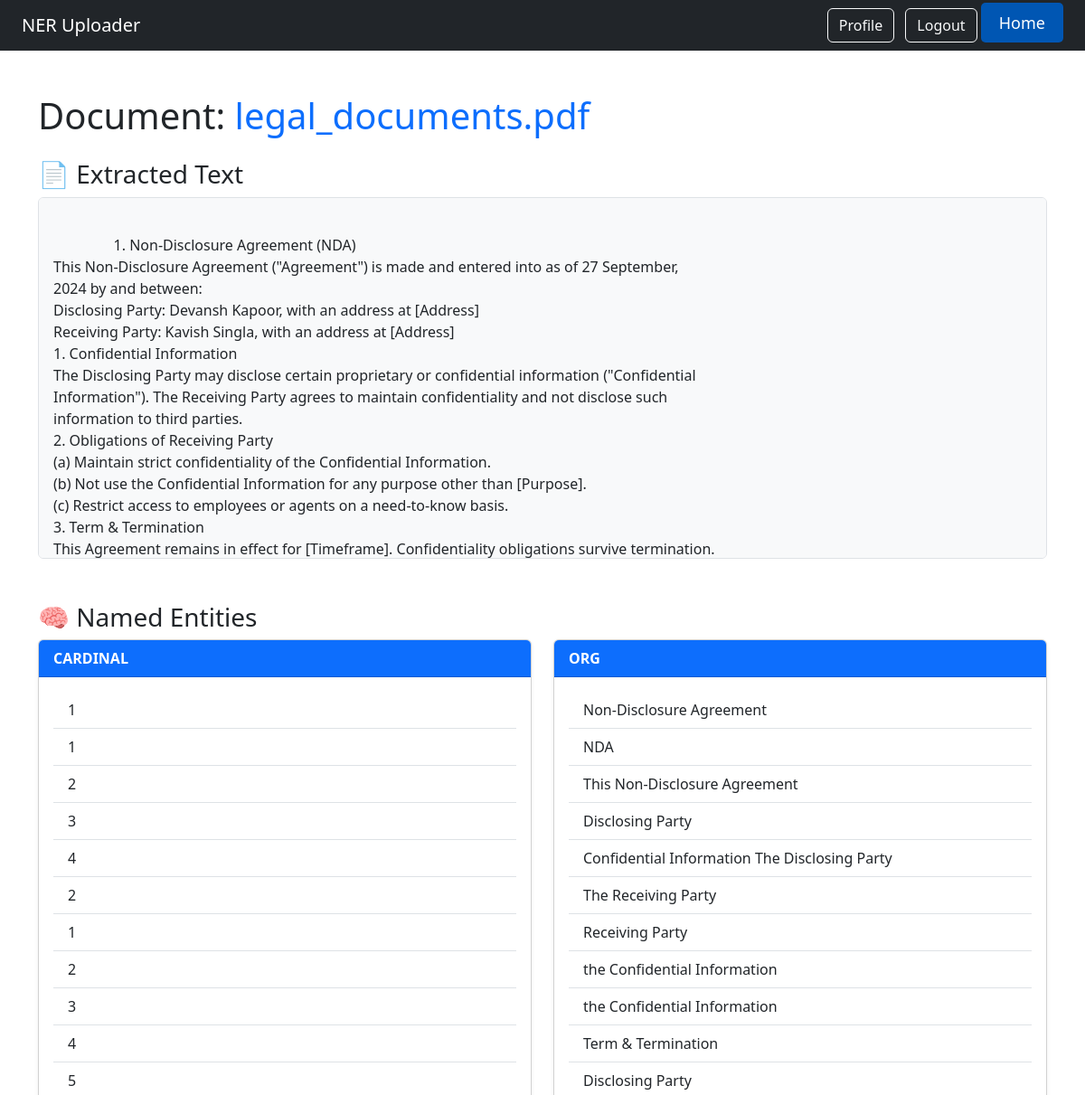
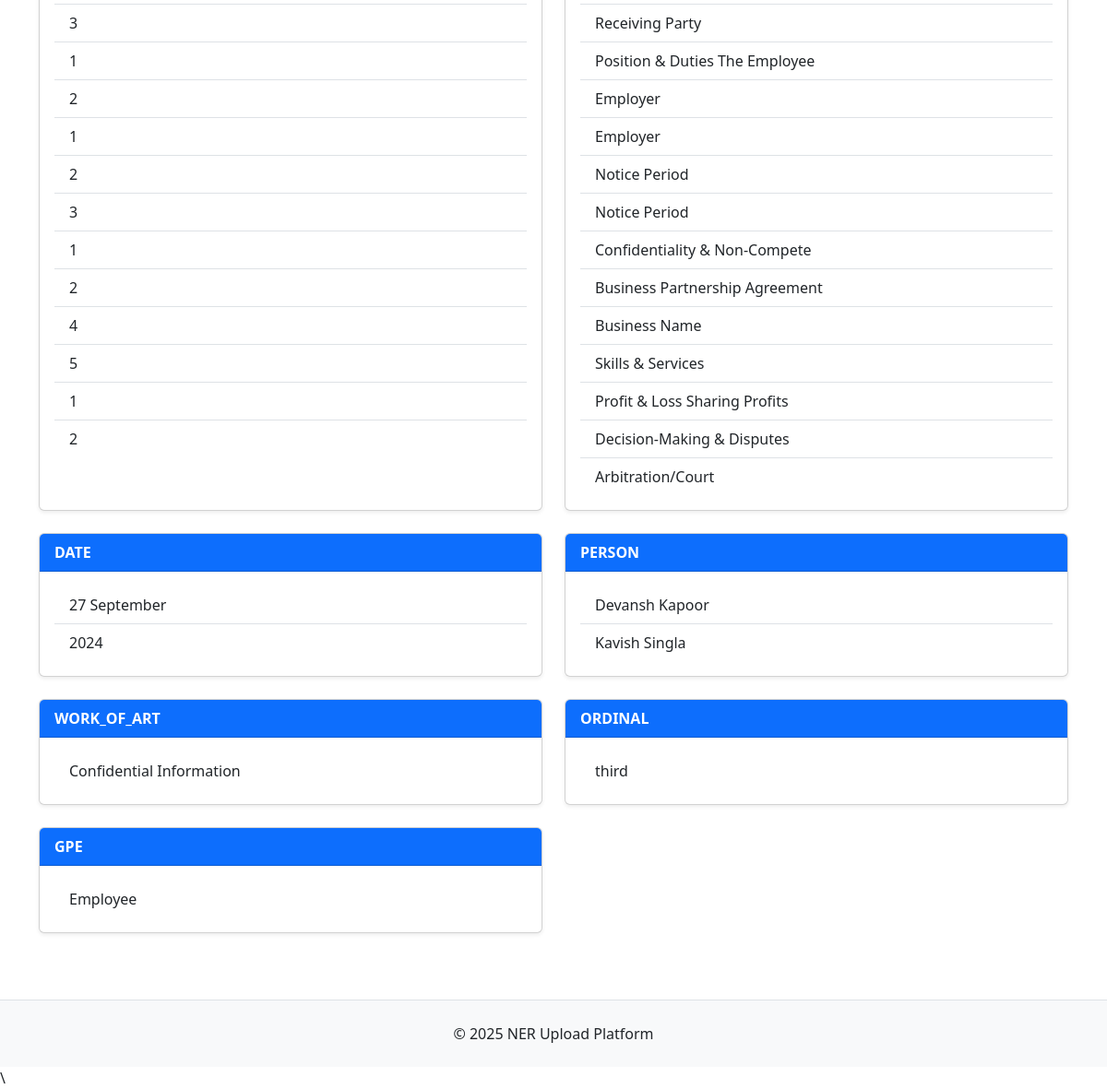
The app's page /document/1 (signed in) with its own data (2 pictures, top to bottom).
### app.py (models this page shows)
class DocumentFile(db.Model):
    id = db.Column(db.Integer, primary_key=True)
    filename = db.Column(db.String(255), nullable=False)
    file_path = db.Column(db.String(255), nullable=False)
    text_content = db.Column(db.Text, nullable=False)
    entities = db.Column(db.Text, nullable=True)
    user_id = db.Column(db.Integer, db.ForeignKey('user.id'), nullable=False)

### app.py (the view)
@app.route("/document/<int:doc_id>")
@login_required
def view_document(doc_id):
    document = DocumentFile.query.get_or_404(doc_id)
    if document.user_id != current_user.id:
        flash("Unauthorized access!", "danger")
        return redirect(url_for("home"))
    try:
        parsed_entities = json.loads(document.entities.replace("'", '"'))
    except Exception:
        parsed_entities = {}
    return render_template("document_view.html", doc=document, entities=parsed_entities)

### app.py (called while the page is built)
@login_manager.user_loader
def load_user(user_id):
    return db.session.get(User, int(user_id))

### templates/document_view.html (shortened to what this page needs)
<!DOCTYPE html>
<html lang="en">
<head>
    <link href="https://cdn.jsdelivr.net/npm/bootstrap@5.3.3/dist/css/bootstrap.min.css" rel="stylesheet">
</head>
<body>
    <nav class="navbar navbar-expand-lg navbar-dark bg-dark px-4">
        <a class="navbar-brand" href="{{ url_for('home') }}">NER Uploader</a>
        <div class="ms-auto">
            <a class="btn btn-outline-light me-2" href="{{ url_for('profile') }}">Profile</a>
            <a class="btn btn-outline-light" href="{{ url_for('logout') }}">Logout</a>
            <a href="{{ url_for('home') }}" style="color: white; font-size: 18px; text-decoration: none; padding: 10px 20px; background: #0056b3; border-radius: 5px;">Home</a>
        </div>
    </nav>
    <div class="container my-5">
        <h1 class="mb-4">Document: <span class="text-primary">{{ doc.filename }}</span></h1>
        <div class="mb-5">
            <h3>📄 Extracted Text</h3>
            <div class="border rounded p-3 bg-light" style="white-space: pre-wrap; max-height: 400px; overflow-y: auto;">
                {{ doc.text_content }}
            </div>
        </div>
        <div>
            <h3>🧠 Named Entities</h3>
            {% if entities %}
                <div class="row">
                    {% for label, items in entities.items() %}
                        <div class="col-md-6 mb-4">
                            <div class="card h-100 shadow-sm">
                                <div class="card-header bg-primary text-white fw-bold">
                                    {{ label }}
                                </div>
                                <div class="card-body">
                                    <ul class="list-group list-group-flush">
                                        {% for item in items %}
                                            <li class="list-group-item">{{ item }}</li>
                                        {% endfor %}
                                    </ul>
                                </div>
                            </div>
                        </div>
                    {% endfor %}
                </div>
            {% else %}
                <div class="alert alert-info">No named entities found in this document.</div>
            {% endif %}
        </div>
    </div>
    <footer class="text-center py-4 bg-light border-top mt-5">
        &copy; {{ 2025 }} NER Upload Platform
    </footer>
</body>
</html>

### records on screen
DocumentFile: filename "legal_documents.pdf", text_content "1. Non-Disclosure Agreement (NDA) This Non-Disclosure Agreement (\"Agreement\") is made and entered into as of 27 September, 2024 by and between: Disclosing Party: Devansh Kapoor, with an address at [Address] Receiving Party: Kavish Singla, with an address at [Address] 1. Confidential Information The Disclosing Party may disclose certain proprietary or confidential information (\"Confidential Information\"). The Receiving Party agrees to maintain confidentiality and not disclose such information to third parties. 2. Obligations of Receiving Party (a) Maintain strict confidentiality of the Confidential Information. (b) Not use the Confidential Information for any purpose other than [Purpose].…"

### other values on screen
{{ label }} "CARDINAL" "ORG" "DATE" "PERSON" "WORK_OF_ART" "ORDINAL" "GPE"
{{ item }} "1" "1" "2" "3" "4" "2" "1" "2" "3" "4" "5" "3" "1" "2" "1" "2" "3" "1" "2" "4" "5" "1" "2" "Non-Disclosure Agreement" "NDA" "This Non-Disclosure Agreement" "Disclosing Party" "Confidential Information The Disclosing Party" "The Receiving Party" "Receiving Party" "the Confidential Information" "the Confidential Information" "Term & Termination" "Disclosing Party" "Receiving Party" "Position & Duties The Employee" "Employer" "Employer" "Notice Period" "Notice Period" "Confidentiality & Non-Compete" "Business Partnership Agreement" "Business Name" "Skills & Services" "Profit & Loss Sharing Profits" "Decision-Making & Disputes" "Arbitration/Court" "27 September" "2024" "Devansh Kapoor" "Kavish Singla" "Confidential Information" "third" "Employee"
{{ 2025 }} "2025"
